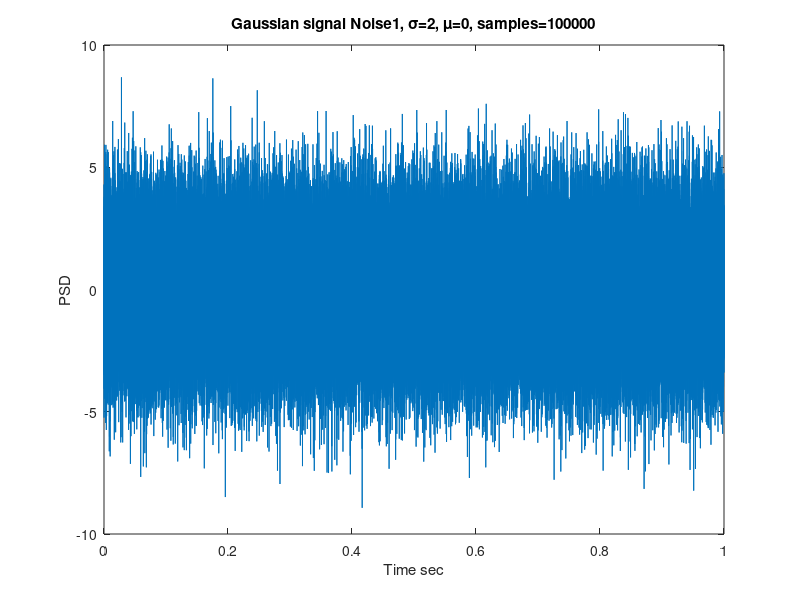
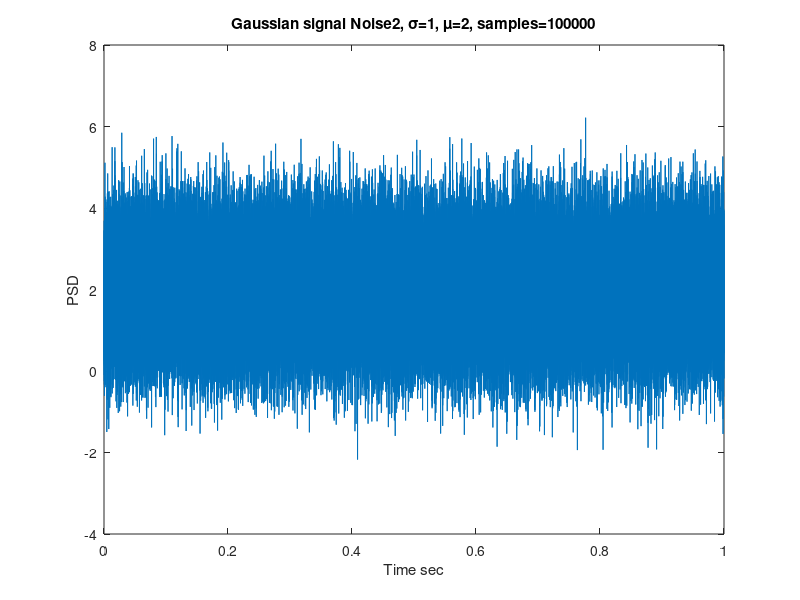

MATLAB code for these plots, in order: (Note: this script raises an error after producing the figures.)
% noise1, σ = 2, samples = 100000, μ = 0
tw = 1;
bins=100;
samples = 1e+5;
dt=tw/samples;
t=dt:dt:tw;
mu=0;sigma=2;
noise1= sigma *randn(1,1e+5)+mu;
plot(t,noise1)
title('Gaussian signal Noise1, σ=2, μ=0, samples=100000')
xlabel('Time sec')
ylabel('PSD')

% noise2, σ = 1, samples = 100000, μ = 2
mu=2;sigma=1;
noise2= sigma *randn(1,1e+5)+mu;
figure
plot(t,noise2)
title('Gaussian signal Noise2, σ=1, μ=2, samples=100000')
xlabel('Time sec')
ylabel('PSD')

% Histograms
figure
histogram(noise1,bins)
hold on
histogram(noise2,bins)
title('Histogram plot (100bins)')
legend('Noise1', 'Noise2')
xlabel('PSD')
ylabel('Number of Elements')
